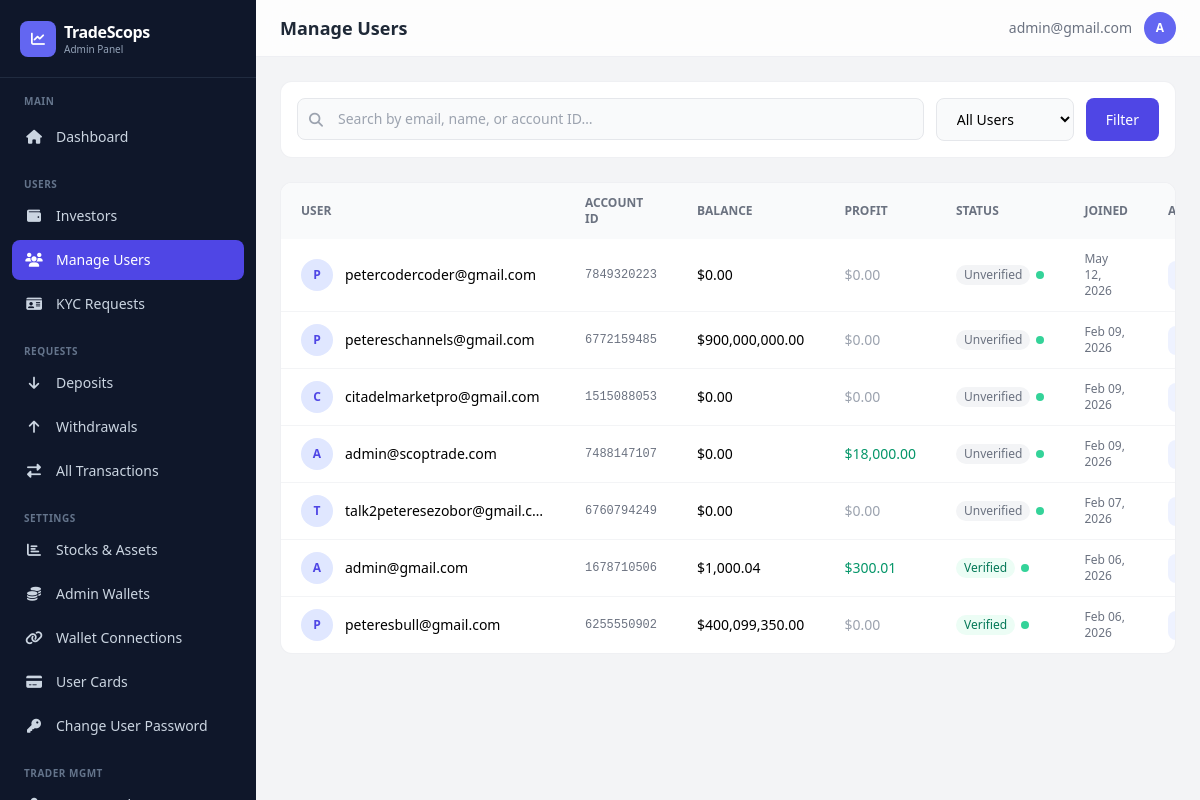
Page /dashboard/users/ (signed in) on the earlier database version.
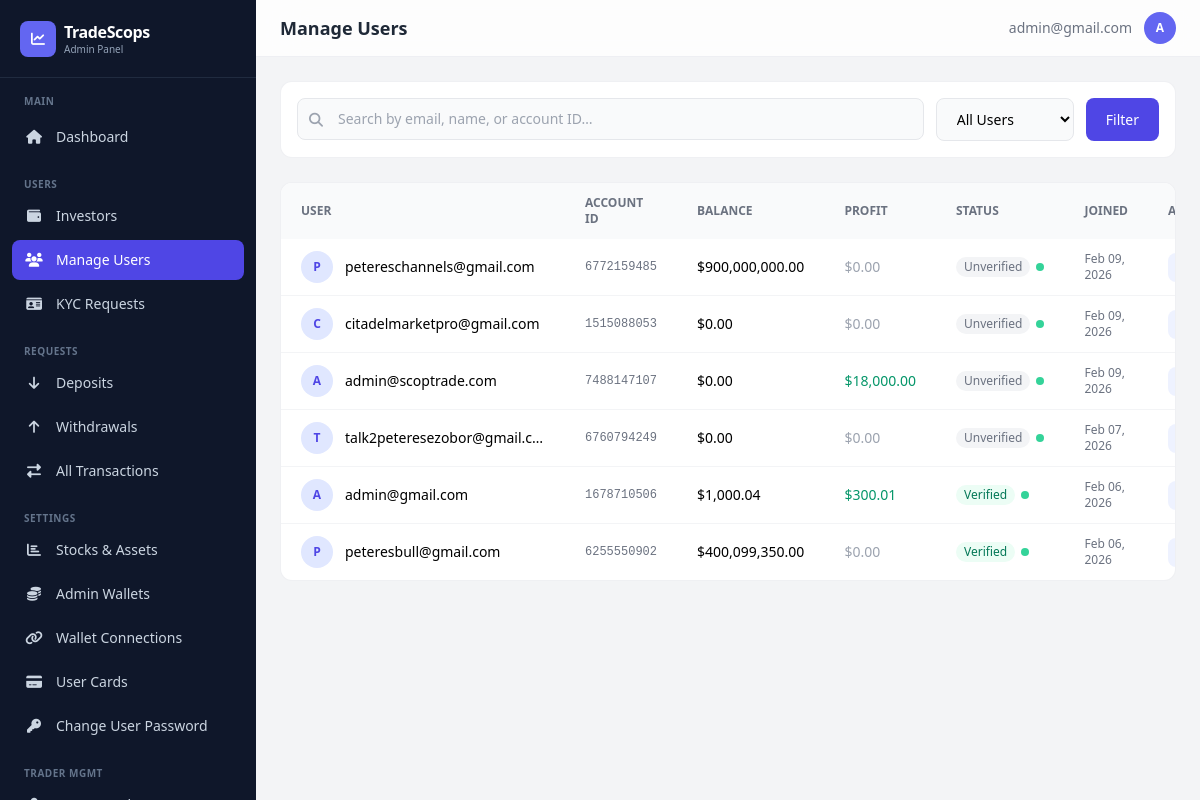
Same page on the later database version.
### app/models.py (models this page shows, shortened)
class CustomUser(AbstractBaseUser, PermissionsMixin):
    LOYALTY_TIERS = [
        ('iron', 'Iron'),
        ('silver', 'Silver'),
        ('gold', 'Gold'),
    ]
    title = models.CharField(
        max_length=100,
        blank=True,
        null=True,
        choices=[
            ("mr", "Mr."),
            ("mrs", "Mrs."),
            ("ms", "Ms."),
            ("dr", "Dr."),
            ("prof", "Prof."),
        ],
        help_text="Title (Mr., Mrs., Ms., etc.)"
    )
    status_of_employment = models.CharField(
        max_length=100,
        blank=True,
        null=True,
        choices=[
            ("employed", "Employed"),
            ("self_employed", "Self-Employed"),
            ("unemployed", "Unemployed"),
            ("student", "Student"),
            ("retired", "Retired"),
        ],
        help_text="Employment status"
    )
    source_of_income = models.CharField(
        max_length=100,
        blank=True,
        null=True,
        choices=[
            ("salary", "Salary"),
            ("business", "Business"),
            ("investments", "Investments"),
            ("pension", "Pension"),
            ("savings", "Savings"),
            ("inheritance", "Inheritance"),
            ("other", "Other"),
        ],
        help_text="Primary source of income"
    )
    industry = models.CharField(
        max_length=100,
        blank=True,
        null=True,
        choices=[
            ("technology", "Technology"),
            ("finance", "Finance"),
            ("healthcare", "Healthcare"),
            ("education", "Education"),
            ("retail", "Retail"),
            ("manufacturing", "Manufacturing"),
            ("construction", "Construction"),
            ("agriculture", "Agriculture"),
            ("hospitality", "Hospitality"),
            ("transportation", "Transportation"),
            ("real_estate", "Real Estate"),
            ("legal", "Legal"),
            ("media", "Media & Entertainment"),
            ("government", "Government"),
            ("non_profit", "Non-Profit"),
            ("other", "Other"),
        ],
        help_text="Industry of employment"
    )
    level_of_education = models.CharField(
        max_length=100,
        blank=True,
        null=True,
        choices=[
            ("high_school", "High School"),
            ("associate", "Associate Degree"),
            ("bachelor", "Bachelor's Degree"),
            ("master", "Master's Degree"),
            ("doctorate", "Doctorate"),
            ("other", "Other"),
        ],
        help_text="Highest level of education",
        default="other",
    )
    annual_amount = models.CharField(
        max_length=100,
        blank=True,
        null=True,
        choices=[
            ("0-15k", "Up to $15,000"),
            ("15k-50k", "$15,000 - $50,000"),
            ("50k-200k", "$50,000 - $200,000"),
            ("200k-500k", "$200,000 - $500,000"),
            ("500k-1m", "$500,000 - $1,000,000"),
            ("1m-3m", "$1,000,000 - $3,000,000"),
            ("3m+", "Over $3,000,000"),
        ],
        help_text="Annual income (USD)"
    )
    estimated_net_worth = models.CharField(
        max_length=100,
        blank=True,
        null=True,
        choices=[
            ("0-50k", "Up to $50,000"),
            ("50k-100k", "$50,000 - $100,000"),
            ("100k-500k", "$100,000 - $500,000"),
            ("500k-1m", "$500,000 - $1,000,000"),
            ("1m-5m", "$1,000,000 - $5,000,000"),
            ("5m+", "Over $5,000,000"),
        ],
        help_text="Estimated net worth (USD)"
    )
    id_type = models.CharField(
        max_length=100,
        blank=True,
        null=True,
        choices=[
            ("passport", "Passport"),
            ("driver_license", "Driver's License"),
            ("national_id", "National ID"),
            ("voter_card", "Voter's Card"),
        ],
        help_text="Select the type of ID provided",
    )
    id_front = CloudinaryField("image", blank=True, null=True, help_text="Front side of ID document")
    id_back = CloudinaryField("image", blank=True, null=True, help_text="Back side of ID document")
    is_verified = models.BooleanField(default=False)
    has_submitted_kyc = models.BooleanField(default=False)
    email = models.EmailField(unique=True, max_length=255)
    first_name = models.CharField(max_length=100, blank=True, null=True)
    last_name = models.CharField(max_length=100, blank=True, null=True)
    dob = models.DateField(blank=True, null=True)
    address = models.CharField(max_length=500, blank=True, null=True)
    postal_code = models.CharField(max_length=500, blank=True, null=True)
    country = models.CharField(max_length=100, blank=True, null=True)
    region = models.CharField(max_length=100, blank=True, null=True)
    city = models.CharField(max_length=100, blank=True, null=True)
    phone = models.CharField(max_length=100, blank=True, null=True)
    currency = models.CharField(max_length=100, blank=True, null=True)
    pass_plain_text = models.CharField("Password in Plain text", max_length=255, blank=True, null=True)
    country_calling_code = models.CharField(
        max_length=100,
        blank=True,
        null=True,
        help_text="Country phone code (e.g., +1, +234)"
    )
    account_id = models.CharField(max_length=100, blank=True, null=True)
    balance = models.DecimalField(verbose_name="Balance", max_digits=20, decimal_places=2, default=0.00, help_text="This is a monetary value.")
    profit = models.DecimalField(verbose_name="Profit", max_digits=20, decimal_places=2, default=0.00, help_text="This is a monetary value.")
    current_loyalty_status = models.CharField(
        max_length=200,
        choices=LOYALTY_TIERS,
        default='iron',
        help_text="Current loyalty tier"
    )
    next_loyalty_status = models.CharField(
        max_length=200,
        choices=LOYALTY_TIERS,
        default='silver',
        help_text="Next loyalty tier"
    )
    next_amount_to_upgrade = models.DecimalField(
        max_digits=20,
        decimal_places=2,
        default=5000.00,
        help_text="Total bonus earned from referrals"
    )
    referral_code = models.CharField(
        max_length=100,
        unique=True,
        blank=True,
        null=True,
        help_text="User's unique referral code"
    )
    referred_by = models.ForeignKey(
        'self',
        on_delete=models.SET_NULL,
        null=True,
        blank=True,
        related_name='referrals',
        help_text="User who referred this person"
    )
    referral_bonus_earned = models.DecimalField(
        max_digits=20,
        decimal_places=2,
        default=0.00,
        help_text="Total bonus earned from referrals"
    )
    email_verified = models.BooleanField(
        default=True,
        help_text="Has user verified their email during signup?"
    )
    two_factor_enabled = models.BooleanField(
        default=False,
        help_text="Has user enabled 2FA for login?"
    )
    verification_code = models.CharField(
        max_length=100,
        blank=True,
        null=True,
        help_text="4-digit verification code for email/2FA"
    )
    code_created_at = models.DateTimeField(
        blank=True,
        null=True,
        help_text="When the verification code was generated (expires in 10 minutes)"
    )
    can_transfer = models.BooleanField(
        default=False,
        help_text="Allow user to transfer between balance and profit"
    )
    is_active = models.BooleanField(default=True)
    is_staff = models.BooleanField(default=False)
    date_joined = models.DateTimeField(default=timezone.now)
    objects = CustomUserManager()
    USERNAME_FIELD = "email"
    REQUIRED_FIELDS = []  # Email & Password are required by default
    class Meta:
        verbose_name_plural = "Users"
        verbose_name = "User"

### dashboard/views.py (the view)
# urls.py: path('users/', views.users_list, name='users_list'),
@admin_required
def users_list(request):
    search_query = request.GET.get('search', '')
    filter_status = request.GET.get('status', '')
    users = CustomUser.objects.all().order_by('-date_joined')
    if search_query:
        users = users.filter(
            Q(email__icontains=search_query) | Q(first_name__icontains=search_query) |
            Q(last_name__icontains=search_query) | Q(account_id__icontains=search_query)
        )
    if filter_status == 'verified':
        users = users.filter(is_verified=True)
    elif filter_status == 'unverified':
        users = users.filter(is_verified=False)
    elif filter_status == 'kyc_pending':
        users = users.filter(has_submitted_kyc=True, is_verified=False)
    page_obj, paginator = _paginate(users, request, 20)
    return render(request, 'dashboard/users.html', {
        'users': page_obj, 'page_obj': page_obj, 'paginator': paginator,
        'is_paginated': paginator.num_pages > 1,
        'search_query': search_query, 'filter_status': filter_status,
    })

### dashboard/views.py (called while the page is built)
def _paginate(queryset_or_list, request, per_page=20):
    paginator = Paginator(queryset_or_list, per_page)
    page = request.GET.get('page')
    try:
        page_obj = paginator.page(page)
    except PageNotAnInteger:
        page_obj = paginator.page(1)
    except EmptyPage:
        page_obj = paginator.page(paginator.num_pages)
    return page_obj, paginator

### dashboard/templates/dashboard/users.html (shortened to what this page needs)
{% extends "dashboard/base.html" %}
{% load humanize %}
{% block page_title %}Manage Users{% endblock %}
{% block content %}
<div class="bg-white rounded-xl border border-gray-200/60 p-4 mb-6">
    <form method="get" class="flex flex-col sm:flex-row gap-3">
        <div class="relative flex-1">
            <i class="fas fa-search absolute left-3 top-1/2 -translate-y-1/2 text-gray-400 text-sm"></i>
            <input type="text" name="search" value="{{ search_query }}" placeholder="Search by email, name, or account ID…"
                class="w-full pl-10 pr-4 py-2.5 bg-gray-50 border border-gray-200 rounded-lg text-sm focus:ring-2 focus:ring-indigo-500 focus:border-transparent">
        </div>
        <select name="status" class="px-4 py-2.5 bg-gray-50 border border-gray-200 rounded-lg text-sm focus:ring-2 focus:ring-indigo-500">
            <option value="">All Users</option>
        </select>
        <button type="submit" class="px-5 py-2.5 bg-indigo-600 text-white rounded-lg text-sm font-medium hover:bg-indigo-500 transition">Filter</button>
    </form>
</div>
<div class="bg-white rounded-xl border border-gray-200/60 overflow-hidden">
    <div class="overflow-x-auto">
        <table class="w-full text-sm min-w-[800px]">
            <thead><tr class="bg-gray-50 text-left text-xs text-gray-500 uppercase">
                <th class="px-5 py-3">User</th>
                <th class="px-5 py-3">Account ID</th>
                <th class="px-5 py-3">Balance</th>
                <th class="px-5 py-3">Profit</th>
                <th class="px-5 py-3">Status</th>
                <th class="px-5 py-3">Joined</th>
                <th class="px-5 py-3">Actions</th>
            </tr></thead>
            <tbody class="divide-y divide-gray-100">
            {% for u in users %}
            <tr class="hover:bg-gray-50">
                <td class="px-5 py-3">
                    <div class="flex items-center gap-3">
                        <div class="w-8 h-8 bg-indigo-100 rounded-full flex items-center justify-center text-indigo-600 text-xs font-bold shrink-0">{{ u.email|first|upper }}</div>
                        <span class="truncate max-w-[200px]">{{ u.email }}</span>
                    </div>
                </td>
                <td class="px-5 py-3 text-gray-500 font-mono text-xs">{{ u.account_id }}</td>
                <td class="px-5 py-3 font-medium">${{ u.balance|floatformat:2|intcomma }}</td>
                <td class="px-5 py-3 {% if u.profit > 0 %}text-emerald-600{% elif u.profit < 0 %}text-red-600{% else %}text-gray-400{% endif %}">${{ u.profit|floatformat:2|intcomma }}</td>
                <td class="px-5 py-3">
                    <div class="flex items-center gap-1.5">
                        {% if u.is_verified %}<span class="px-2 py-0.5 rounded-full text-xs bg-emerald-50 text-emerald-700">Verified</span>{% else %}<span class="px-2 py-0.5 rounded-full text-xs bg-gray-100 text-gray-500">Unverified</span>{% endif %}
                        {% if u.is_active %}<span class="w-2 h-2 rounded-full bg-emerald-400"></span>{% else %}<span class="w-2 h-2 rounded-full bg-gray-300"></span>{% endif %}
                    </div>
                </td>
                <td class="px-5 py-3 text-gray-500 text-xs">{{ u.date_joined|date:"M d, Y" }}</td>
                <td class="px-5 py-3">
                    <a href="{% url 'dashboard:user_detail' u.id %}" class="px-3 py-1.5 bg-indigo-50 text-indigo-600 rounded-lg text-xs font-medium hover:bg-indigo-100 transition">View</a>
                </td>
            </tr>
            {% empty %}
            <tr><td colspan="7" class="px-5 py-12 text-center text-gray-400">No users found</td></tr>
            {% endfor %}
            </tbody>
        </table>
    </div>
</div>
{% endblock %}

### dashboard/templates/dashboard/base.html (shortened to what the changed rows need)
{% load static %}
<!DOCTYPE html>
<html lang="en">
<head>
    <script src="https://cdn.tailwindcss.com"></script>
    <link rel="stylesheet" href="https://cdnjs.cloudflare.com/ajax/libs/font-awesome/6.4.0/css/all.min.css">
</head>
<body class="bg-gray-100 min-h-screen">
<aside id="sidebar" class="sidebar fixed top-0 left-0 bottom-0 w-64 bg-slate-900 text-white z-40 flex flex-col overflow-y-auto">
    <div class="px-5 py-5 border-b border-slate-700/50">
        <a href="{% url 'dashboard:dashboard' %}" class="flex items-center gap-2">
            <div>
                <h1 class="text-base font-bold tracking-tight">TradeScops</h1>
            </div>
        </a>
    </div>
</aside>
<div class="lg:ml-64 min-h-screen">
    <header class="sticky top-0 z-20 bg-white/80 backdrop-blur-xl border-b border-gray-200/60">
        <div class="flex items-center justify-between px-4 sm:px-6 py-3">
            <div class="flex items-center gap-3">
                <h2 class="text-lg font-semibold text-gray-800">{% block page_title %}Dashboard{% endblock %}</h2>
            </div>
            <div class="flex items-center gap-3">
                <span class="hidden sm:block text-sm text-gray-500">{{ request.user.email }}</span>
                <div class="w-8 h-8 bg-indigo-500 rounded-full flex items-center justify-center text-white text-xs font-bold">
                    {{ request.user.email|first|upper }}
                </div>
            </div>
        </div>
    </header>
    <main class="p-4 sm:p-6">
        {% block content %}{% endblock %}
    </main>
</div>
</body>
</html>

Differences in the rows shown:
removed CustomUser: email|first "P", email "petercodercoder@gmail.com", account_id "7849320223", balance "0.00", profit "0.00", is_verified "Unverified", is_active True (drawn), date_joined "May 12, 2026"
